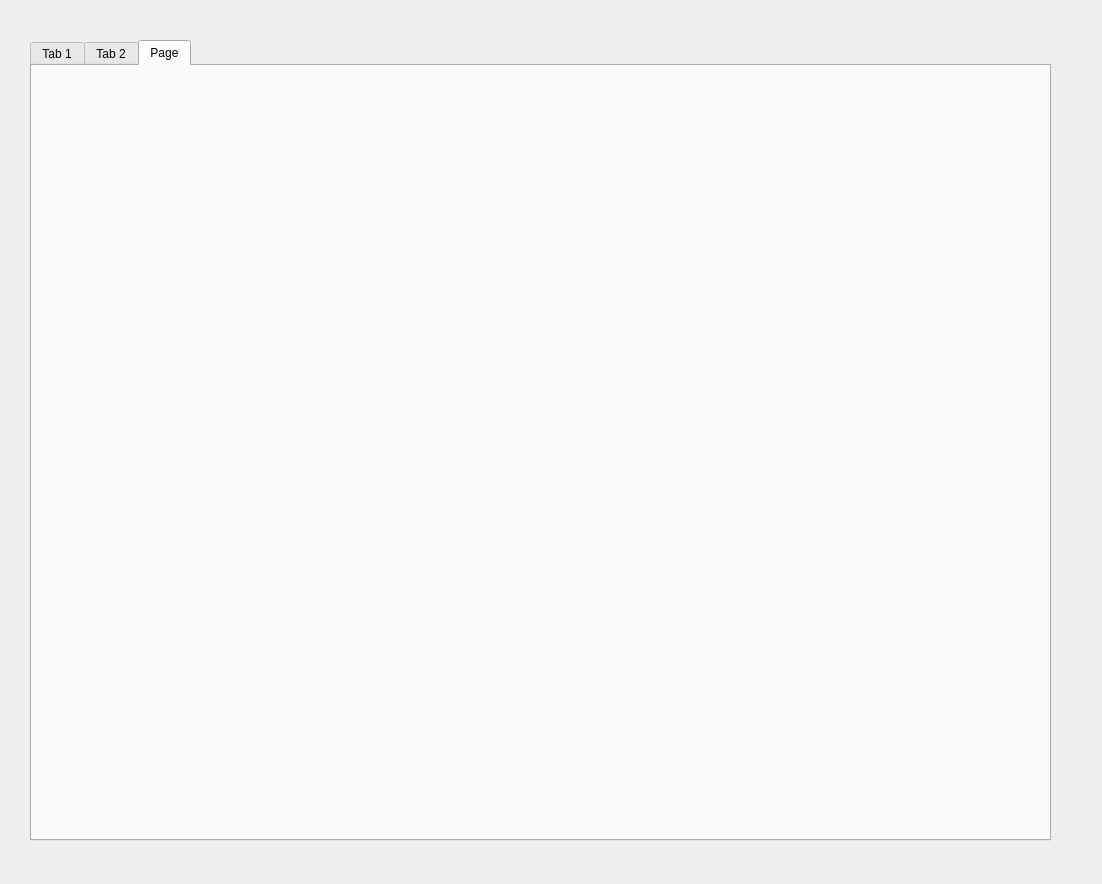
<?xml version="1.0" encoding="UTF-8"?>
<ui version="4.0">
 <class>Form</class>
 <widget class="QWidget" name="Form">
  <property name="geometry">
   <rect>
    <x>0</x>
    <y>0</y>
    <width>1102</width>
    <height>884</height>
   </rect>
  </property>
  <property name="windowTitle">
   <string>Form</string>
  </property>
  <widget class="QTabWidget" name="tabWidget">
   <property name="geometry">
    <rect>
     <x>30</x>
     <y>40</y>
     <width>1021</width>
     <height>801</height>
    </rect>
   </property>
   <property name="currentIndex">
    <number>2</number>
   </property>
   <widget class="QWidget" name="tab">
    <attribute name="title">
     <string>Tab 1</string>
    </attribute>
   </widget>
   <widget class="QWidget" name="tab_2">
    <attribute name="title">
     <string>Tab 2</string>
    </attribute>
   </widget>
   <widget class="QWidget" name="tab_3">
    <attribute name="title">
     <string>Page</string>
    </attribute>
   </widget>
  </widget>
 </widget>
 <resources/>
 <connections/>
</ui>
